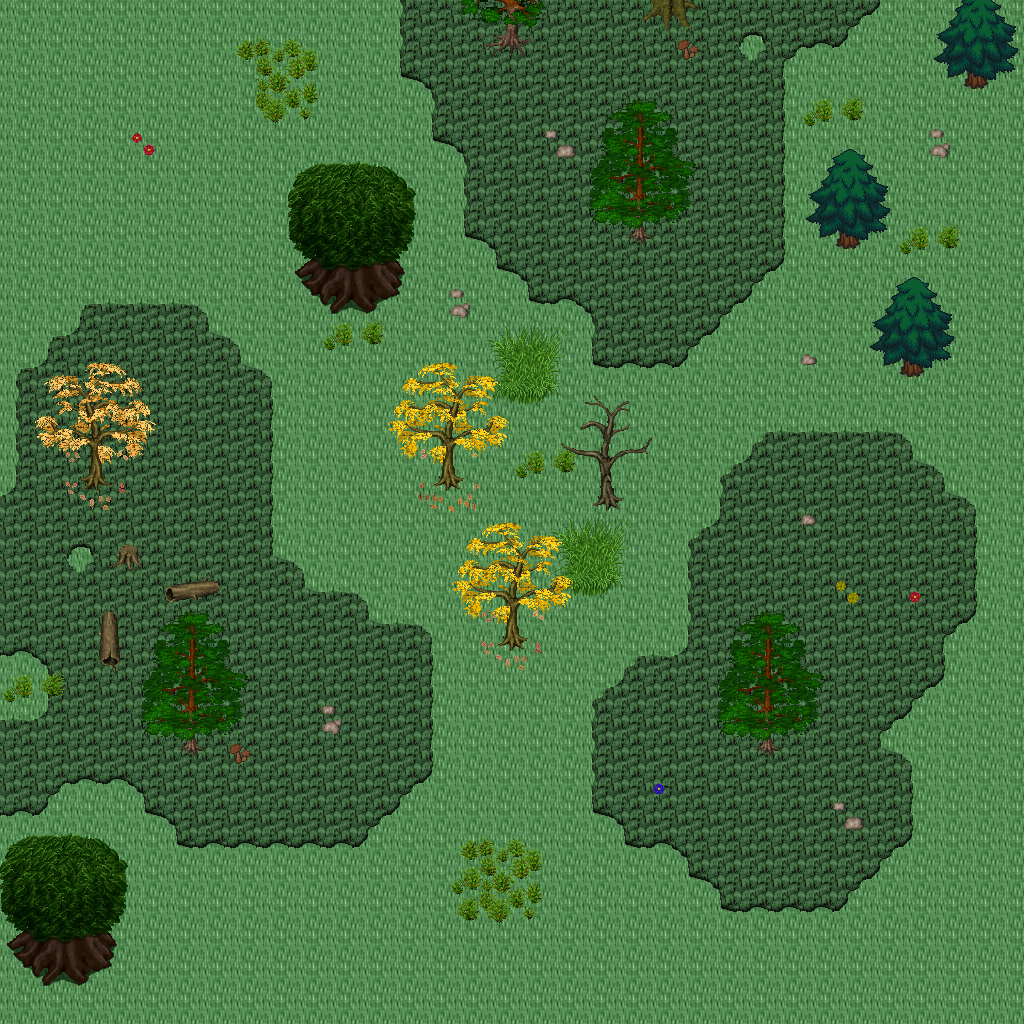

This game map was drawn from its Tiled (.tmx) file and the tilesets committed beside it. A one-line description and the trimmed map source follow:
An orthogonal 32x32 tile map with 32x32 px tiles, 5 tile layers (Ground, Objects, Objects2, Above, ...), 1 hidden layer not drawn, 33 tilesets.

<map version="1.10" tiledversion="1.11.0" orientation="orthogonal" renderorder="right-down" width="32" height="32" tilewidth="32" tileheight="32" infinite="0" nextlayerid="11" nextobjectid="1">
 <tileset firstgid="1" name="logic_collision" tilewidth="32" tileheight="32" tilecount="1" columns="1">
  <image source="../drawable/logic_collision.png" width="32" height="32" />
 </tileset>
 <tileset firstgid="2" name="ground_ground" tilewidth="32" tileheight="32" tilecount="33" columns="3">
  <image source="../drawable/ground_ground.png" width="96" height="352" />
 </tileset>
 <tileset firstgid="35" name="building_house_3" tilewidth="32" tileheight="32" tilecount="48" columns="6">
  <image source="../drawable/building_house_3.png" width="192" height="256" />
 </tileset>
 <tileset firstgid="83" name="building_house_chalet" tilewidth="32" tileheight="32" tilecount="56" columns="7">
  <image source="../drawable/building_house_chalet.png" width="224" height="256" />
 </tileset>
 <tileset firstgid="139" name="terrain_grassland" tilewidth="32" tileheight="32" tilecount="88" columns="8">
  <image source="../drawable/terrain_grassland.png" width="256" height="352" />
 </tileset>
 <tileset firstgid="227" name="ground_grass_edges" tilewidth="32" tileheight="32" tilecount="36" columns="12">
  <image source="../drawable/ground_grass_edges.png" width="384" height="96" />
 </tileset>
 <tileset firstgid="263" name="ground_grass_corners" tilewidth="32" tileheight="32" tilecount="24" columns="6">
  <image source="../drawable/ground_grass_corners.png" width="192" height="128" />
 </tileset>
 <tileset firstgid="287" name="ground_grass_2" tilewidth="32" tileheight="32" tilecount="21" columns="3">
  <image source="../drawable/ground_grass_2.png" width="96" height="224" />
 </tileset>
 <tileset firstgid="308" name="plant_tree_fall_trees" tilewidth="32" tileheight="32" tilecount="40" columns="8">
  <image source="../drawable/plant_tree_fall_trees.png" width="256" height="160" />
 </tileset>
 <tileset firstgid="348" name="plant_tree_pine_tree" tilewidth="32" tileheight="32" tilecount="20" columns="4">
  <image source="../drawable/plant_tree_pine_tree.png" width="128" height="160" />
 </tileset>
 <tileset firstgid="368" name="plant_tree_pine_tree_1" tilewidth="32" tileheight="32" tilecount="20" columns="4">
  <image source="../drawable/plant_tree_pine_tree_1.png" width="128" height="160" />
 </tileset>
 <tileset firstgid="388" name="plant_tree_tree_darkgreen" tilewidth="32" tileheight="32" tilecount="88" columns="8">
  <image source="../drawable/plant_tree_tree_darkgreen.png" width="256" height="352" />
 </tileset>
 <tileset firstgid="476" name="plant_tree_evergreen" tilewidth="32" tileheight="32" tilecount="36" columns="3">
  <image source="../drawable/plant_tree_evergreen.png" width="96" height="384" />
 </tileset>
 <tileset firstgid="512" name="plant_tree_dead_tree_3" tilewidth="32" tileheight="32" tilecount="16" columns="4">
  <image source="../drawable/plant_tree_dead_tree_3.png" width="128" height="128" />
 </tileset>
 <tileset firstgid="528" name="plant_stump_hollow_logs" tilewidth="32" tileheight="32" tilecount="6" columns="3">
  <image source="../drawable/plant_stump_hollow_logs.png" width="96" height="64" />
 </tileset>
 <tileset firstgid="534" name="plant_stump_stump_purple" tilewidth="32" tileheight="32" tilecount="4" columns="2">
  <image source="../drawable/plant_stump_stump_purple.png" width="64" height="64" />
 </tileset>
 <tileset firstgid="538" name="plant_leaves" tilewidth="32" tileheight="32" tilecount="8" columns="4">
  <image source="../drawable/plant_leaves.png" width="128" height="64" />
 </tileset>
 <tileset firstgid="546" name="building_door_brown_door" tilewidth="32" tileheight="32" tilecount="3" columns="1">
  <image source="../drawable/building_door_brown_door.png" width="32" height="96" />
 </tileset>
 <tileset firstgid="549" name="item_pot_barrel_with_flower" tilewidth="32" tileheight="32" tilecount="2" columns="2">
  <image source="../drawable/item_pot_barrel_with_flower.png" width="64" height="32" />
 </tileset>
 <tileset firstgid="551" name="ground_rock_pebbles" tilewidth="32" tileheight="32" tilecount="3" columns="1">
  <image source="../drawable/ground_rock_pebbles.png" width="32" height="96" />
 </tileset>
 <tileset firstgid="554" name="plant_mushroom3" tilewidth="32" tileheight="32" tilecount="2" columns="2">
  <image source="../drawable/plant_mushroom3.png" width="64" height="32" />
 </tileset>
 <tileset firstgid="556" name="plant_bush_large_green" tilewidth="32" tileheight="32" tilecount="9" columns="3">
  <image source="../drawable/plant_bush_large_green.png" width="96" height="96" />
 </tileset>
 <tileset firstgid="565" name="plant_flower_daisy_blue" tilewidth="32" tileheight="32" tilecount="8" columns="2">
  <image source="../drawable/plant_flower_daisy_blue.png" width="64" height="128" />
 </tileset>
 <tileset firstgid="573" name="plant_flower_daisy_red" tilewidth="32" tileheight="32" tilecount="8" columns="2">
  <image source="../drawable/plant_flower_daisy_red.png" width="64" height="128" />
 </tileset>
 <tileset firstgid="581" name="plant_flower_daisy_white" tilewidth="32" tileheight="32" tilecount="8" columns="2">
  <image source="../drawable/plant_flower_daisy_white.png" width="64" height="128" />
 </tileset>
 <tileset firstgid="589" name="plant_flower_daisy_yellow" tilewidth="32" tileheight="32" tilecount="8" columns="2">
  <image source="../drawable/plant_flower_daisy_yellow.png" width="64" height="128" />
 </tileset>
 <tileset firstgid="597" name="plant_flower_stone_edge_beds" tilewidth="32" tileheight="32" tilecount="24" columns="8">
  <image source="../drawable/plant_flower_stone_edge_beds.png" width="256" height="96" />
 </tileset>
 <tileset firstgid="621" name="logic_creature_human_evil" tilewidth="32" tileheight="32" tilecount="16" columns="8">
  <image source="../drawable/logic_creature_human_evil.png" width="256" height="64" />
 </tileset>
 <tileset firstgid="637" name="logic_creature_animal" tilewidth="32" tileheight="32" tilecount="32" columns="8">
  <image source="../drawable/logic_creature_animal.png" width="256" height="128" />
 </tileset>
 <tileset firstgid="669" name="ground_tall_grass" tilewidth="32" tileheight="32" tilecount="15" columns="5">
  <image source="../drawable/ground_tall_grass.png" width="160" height="96" />
 </tileset>
 <tileset firstgid="684" name="logic_creature_reptile" tilewidth="32" tileheight="32" tilecount="7" columns="7">
  <image source="../drawable/logic_creature_reptile.png" width="224" height="32" />
 </tileset>
 <tileset firstgid="691" name="logic_creature_fowl" tilewidth="32" tileheight="32" tilecount="6" columns="6">
  <image source="../drawable/logic_creature_fowl.png" width="192" height="32" />
 </tileset>
 <tileset firstgid="697" name="object_stone_well" tilewidth="32" tileheight="32" tilecount="6" columns="2">
  <image source="../drawable/object_stone_well.png" width="64" height="96" />
 </tileset>
 <layer id="1" name="Ground" width="32" height="32">
  <data>[1024 cells, 1024 non-empty, 2 distinct tile ids]</data>
 </layer>
 <layer id="2" name="Objects" width="32" height="32">
  <data>[1024 cells, 180 non-empty, 30 distinct tile ids]</data>
 </layer>
 <layer id="3" name="Objects2" width="32" height="32">
  <data>[1024 cells, 91 non-empty, 46 distinct tile ids]</data>
 </layer>
 <layer id="4" name="Above" width="32" height="32">
  <data>[1024 cells, 76 non-empty, 46 distinct tile ids]</data>
 </layer>
 <layer id="5" name="Above2" width="32" height="32">
  <data>[1024 cells, 82 non-empty, 38 distinct tile ids]</data>
 </layer>
 <layer id="6" name="Walkable" width="32" height="32" visible="0">
  <data>[1024 cells, 39 non-empty, 1 distinct tile ids]</data>
 </layer>
 <objectgroup id="7" name="Mapevents" />
 <objectgroup id="8" name="Spawn" />
 <objectgroup id="9" name="Keys" />
 <objectgroup id="10" name="Replace" />
</map>
